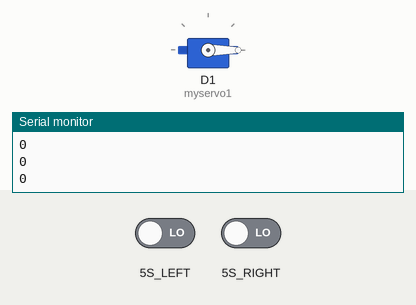
This sketch was run on a simulated Seeed Wio Terminal. On the bench: servo, the last lines printed to the serial monitor. Inputs (shaded band) come from the test bench; at power-on: 5S_LEFT LOW, 5S_RIGHT LOW.

Above: at 1.2 s.
1.3 s: 5S_LEFT driven HIGH
At 3.25 s:
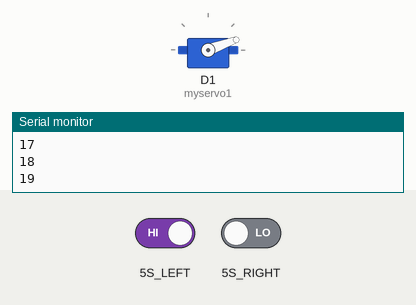
4.3 s: 5S_RIGHT driven HIGH
5.8 s: 5S_RIGHT driven LOW
At 6.75 s:
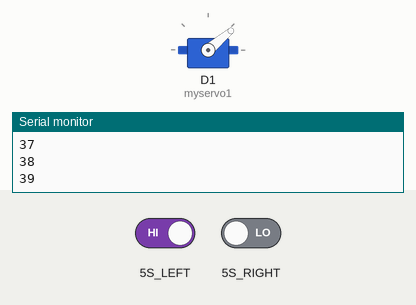
At 8.75 s:
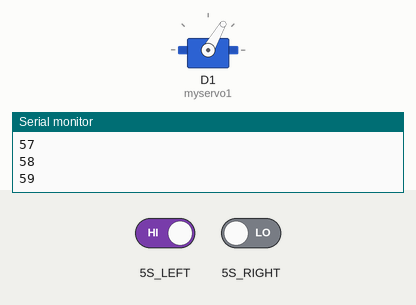
8.8 s: 5S_LEFT driven LOW
Timing chart, 0 to 12.8 s (numbered marks = the images above; inputs shaded):
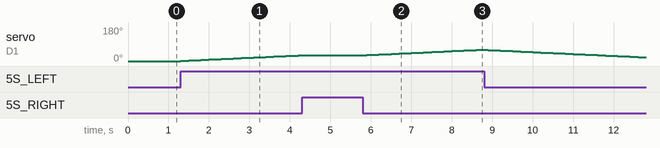

The sketch:

Round_Buttons_with_servo.ino
```cpp
#include "Servo.h"
Servo myservo1;


int pos = 0;
void setup() {
  Serial.begin(115200);
  myservo1.attach(D1);
  pinMode(WIO_5S_UP, INPUT);
  pinMode(WIO_5S_DOWN,INPUT);
  pinMode(WIO_5S_LEFT,INPUT);
  pinMode(WIO_5S_RIGHT,INPUT);
  pinMode(WIO_5S_PRESS, INPUT);
  pinMode(WIO_KEY_A, INPUT);
  pinMode(WIO_KEY_B, INPUT);
  pinMode(WIO_KEY_C, INPUT);
}

void loop() {
  if(digitalRead(WIO_5S_LEFT) == LOW) {
    pos = pos-1 ;
    myservo1.write(pos);

    delay(100);
    pos = max(0, min(pos,180));
    Serial.println(pos);
  }
   else if(digitalRead(WIO_5S_RIGHT) == LOW) {
     pos=pos+1 ;
     myservo1.write(pos);

     delay(100);
     pos = max(0, min(pos,180));
     Serial.println(pos);
  }

}
```

Measured:
- after the input at 1.3 s, servo on D1 (myservo1): moves from 0° to 30° over 2.9 s, starting at once
- after the input at 4.3 s, servo on D1 (myservo1): stays 30° (without the input it goes to 31° after 0.00 s)
- after the input at 5.8 s, servo on D1 (myservo1): moves from 30° to 60° over 2.9 s, starting at once
